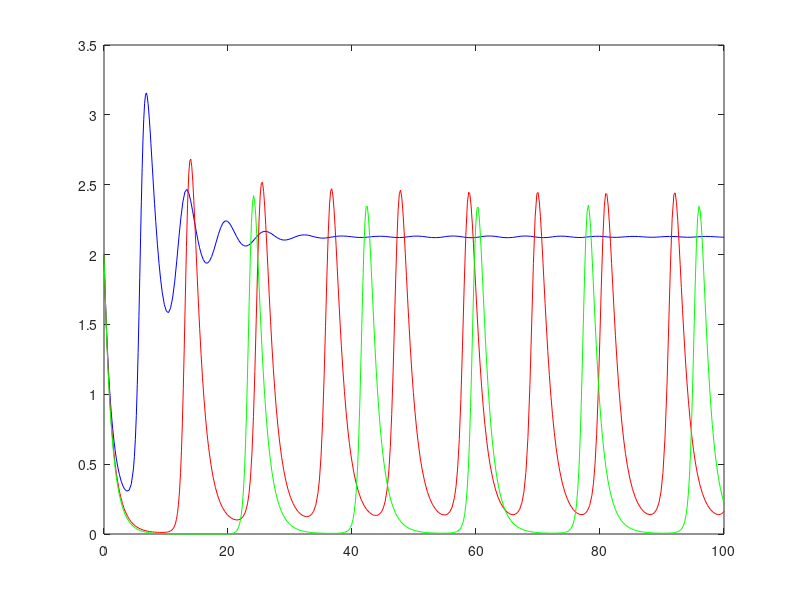

Recreate this plot in MATLAB. (Note: this script raises an error after producing the figure.)
function model
[T,Y]   = ode45(@Bqfun1,[0 100],[2 2]);
[T1,Y1] = ode45(@Bqfun2,[0 100],[2 2]);
[T2,Y2] = ode45(@Bqfun3,[0 100],[2 2]);

plot (T,Y(:,2),'b',T1,Y1(:,2),'r',T2,Y2(:,2),'g');
h=legend('r = 0.5','r = 0.3','r= 0.2',3)
xlabel('t');
ylabel('x');

function dy1 = Bqfun1(t,y)
dy1 = zeros(2,1);
r=0.5; K=10; beta=0.4; alpha=0.7; a=0.04; b=0.07; c=0.7; delta0=1;  delta1=.3;
dy1=[(r*y(1)*(1-(y(1)/K))*(y(1)-beta)-alpha*y(1)*y(2)/(1+a*y(1)+b*y(2)))
    (c*alpha*y(1)*y(2)/(1+a*y(1)+b*y(2))-delta0*y(2)-delta1*y(2)*y(2))]

function dy2 = Bqfun2(t,y)
dy2 = zeros(2,1);
r=0.3; K=10; beta=0.4; alpha=0.7; a=0.04; b=0.07; c=0.7; delta0=1;  delta1=.3;
dy2=[(r*y(1)*(1-(y(1)/K))*(y(1)-beta)-alpha*y(1)*y(2)/(1+a*y(1)+b*y(2)))
    (c*alpha*y(1)*y(2)/(1+a*y(1)+b*y(2))-delta0*y(2)-delta1*y(2)*y(2))]

function dy3 = Bqfun3(t,y)
dy3 = zeros(2,1);
r=0.2; K=10; beta=0.4; alpha=0.7; a=0.04; b=0.07; c=0.7; delta0=1;  delta1=.3;
dy3=[(r*y(1)*(1-(y(1)/K))*(y(1)-beta)-alpha*y(1)*y(2)/(1+a*y(1)+b*y(2)))
    (c*alpha*y(1)*y(2)/(1+a*y(1)+b*y(2))-delta0*y(2)-delta1*y(2)*y(2))]
